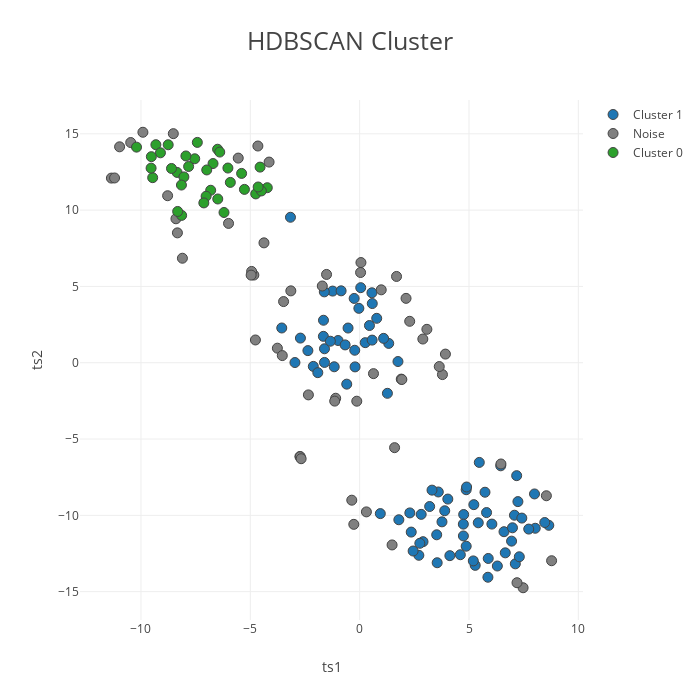

Here is the notebook cell this chart was saved with:
### Markdown cell above
## HDBSCAN with t-SNE selected

### Code cell
cluster(df, method='HDBSCAN', dim_method='tsne')
